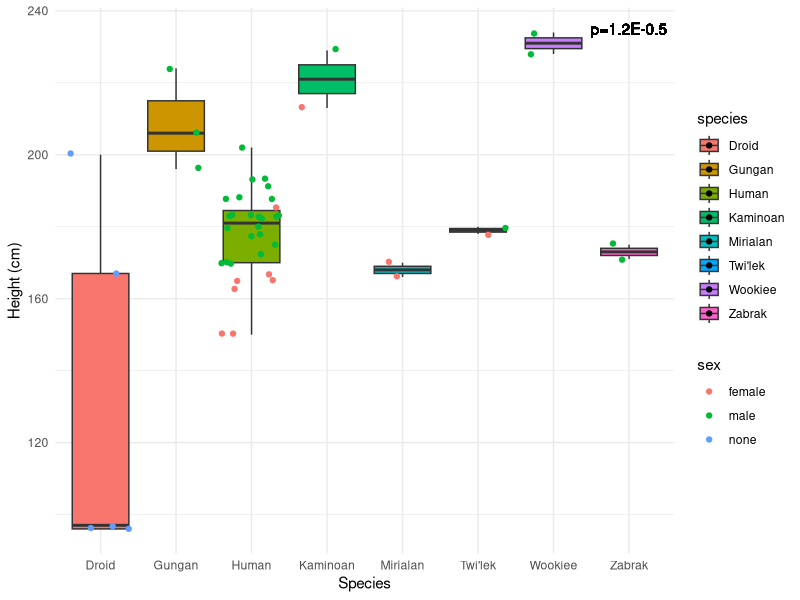
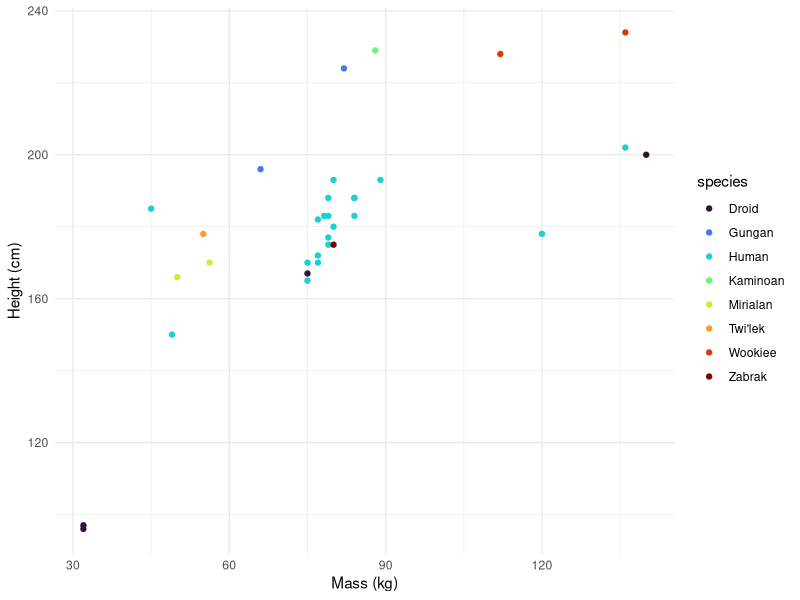
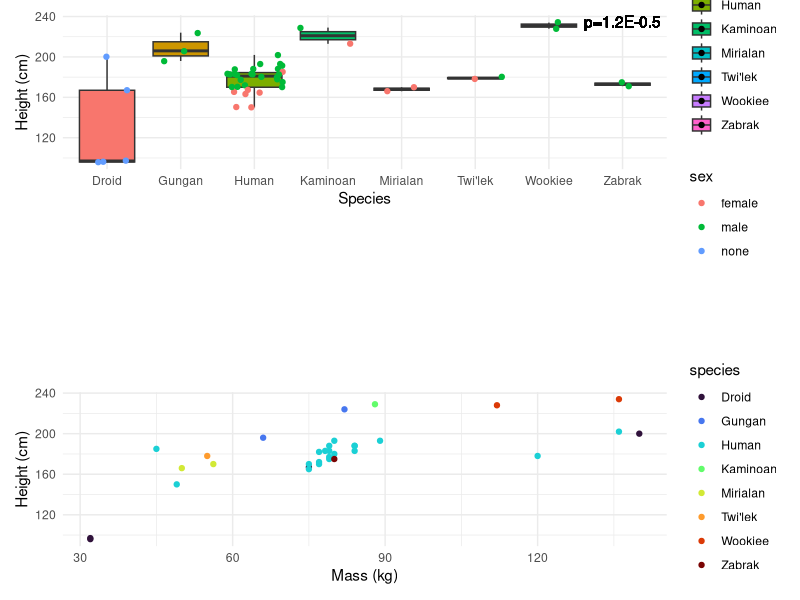

Generate these figures, in order, with R:
## ---- chunk 1
knitr::opts_chunk$set(echo = TRUE)
## ---- chunk 2
library(tidyverse)
starwars <- starwars
species_count <- starwars %>%
  group_by(species) %>%
  summarize(Total_Number = n()) %>%
  filter(Total_Number > 1)
species_count
## ---- chunk 3
glimpse(starwars)
new_starwars <- starwars %>%
  filter(species %in% species_count$species) %>%
  select(1:11)
glimpse(new_starwars)
## ---- chunk 4
clean_starwars <- new_starwars %>%
  filter(height != is.na(height))  %>%
  filter(species != is.na(species))
clean_starwars

anyNA(clean_starwars[,2])

summary_starwars <- clean_starwars %>%
  group_by(species) %>%
  summarize(mean_height = mean(height), median_height = median(height), stdev_height = sd(height))
summary_starwars
## ---- chunk 5
plot1 <- clean_starwars %>%
  ggplot(aes(x = species, y = height, fill = species)) +
  geom_boxplot() +
  theme_minimal() +
  labs(x = "Species", y = "Height (cm)") +
  geom_text(data = NULL, x = 8, y = 235, label = "p=1.2E-0.5") +
  geom_jitter(aes(color = sex))
plot1
## ---- chunk 6
library(viridis)
cols <- viridis(8, option = "turbo")
plot2 <- clean_starwars %>%
  ggplot(aes(x = mass, y = height, col = species)) + 
  geom_point() + 
  labs(x = "Mass (kg)", y = "Height (cm)") +
  theme_minimal() +
  scale_color_manual(values = cols)
plot2
## ---- chunk 7
library(patchwork)
plot1 / plot_spacer() + plot2
